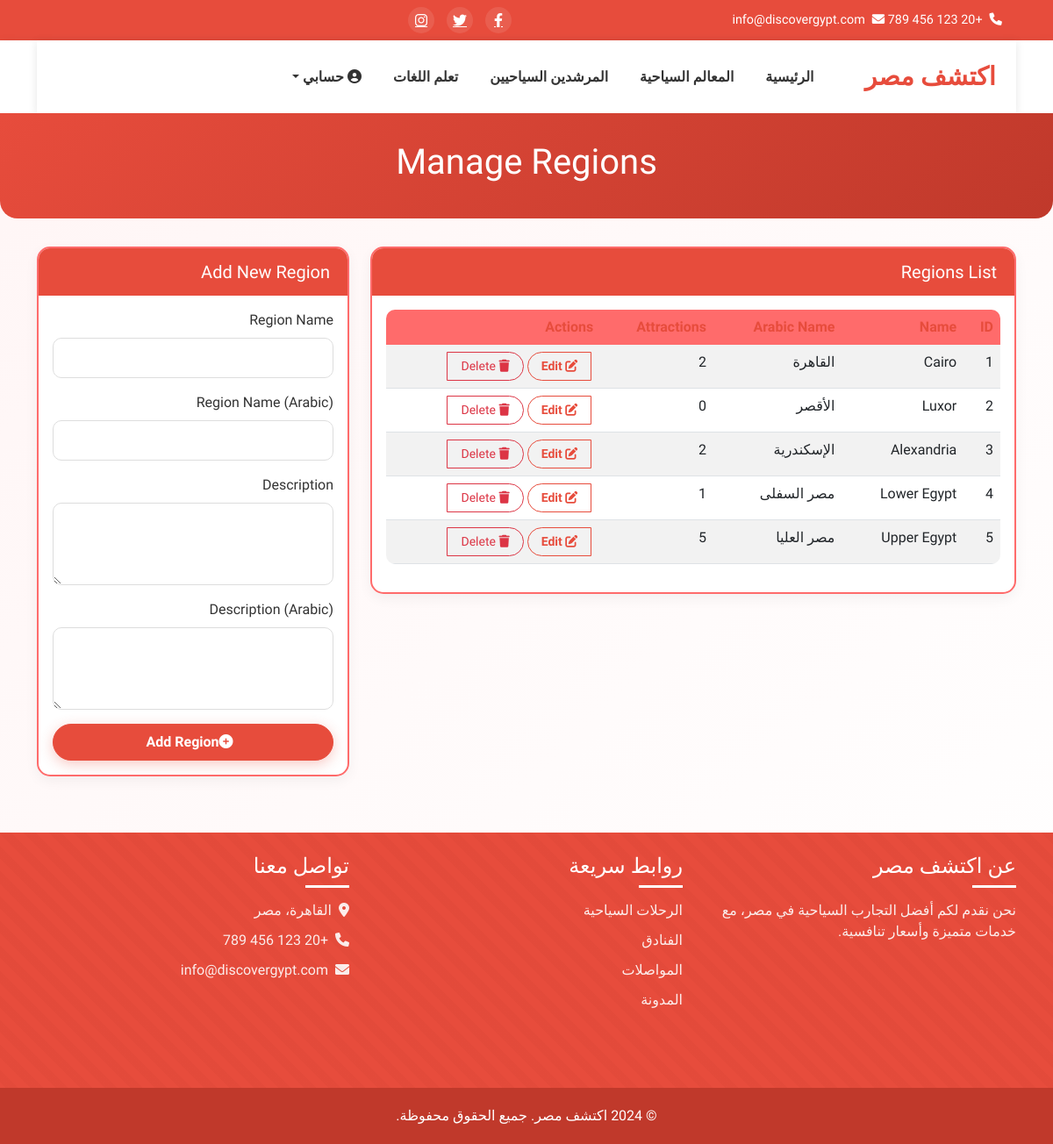
Page /admin/regions (signed in) on the committed database.
### models.py (models this page shows)
class Region(db.Model):
    id = db.Column(db.Integer, primary_key=True)
    name = db.Column(db.String(100), nullable=False)
    name_ar = db.Column(db.String(100), nullable=True)
    description = db.Column(db.Text, nullable=True)
    description_ar = db.Column(db.Text, nullable=True)
    attractions = db.relationship('Attraction', backref='region', lazy='dynamic')

### routes.py (the view, shortened to what this page needs)
@main.route('/admin/regions', methods=['GET', 'POST'])
@login_required
def admin_regions():
    if not current_user.is_admin:
        flash('You do not have permission to access this page.', 'danger')
        return redirect(url_for('main.index'))
    regions = Region.query.all()
    return render_template('admin/regions.html',
                          title='Manage Regions',
                          regions=regions)

### forms.py
class SearchForm(FlaskForm):
    q = StringField('Search', validators=[DataRequired()])
    submit = SubmitField('Search')

### routes.py (called while the page is built)
def get_locale():
    if 'language' in session:
        return session['language']
    return 'en'

@main.before_app_request
def before_request():
    g.locale = str(get_locale())
    g.search_form = SearchForm()
    g.count_reviews_by_rating = count_reviews_by_rating

### templates/admin/regions.html (shortened to what this page needs)
<!DOCTYPE html>
<html lang="en" dir="rtl">
<head>
    <link href="https://cdn.jsdelivr.net/npm/bootstrap@5.2.3/dist/css/bootstrap.min.css" rel="stylesheet">
    <link href="https://cdnjs.cloudflare.com/ajax/libs/font-awesome/6.0.0/css/all.min.css" rel="stylesheet">
</head>
<body>
    <div class="top-header">
        <div class="container">
            <div class="row align-items-center">
                <div class="col-md-6">
                    <div class="contact-info">
                        <span class="me-3"><i class="fas fa-phone ms-2"></i>+20 123 456 789</span>
                        <span><i class="fas fa-envelope ms-2"></i>info@discovergypt.com</span>
                    </div>
                </div>
                <div class="col-md-6 text-end">
                    <div class="social-icons">
                        <a href="#"><i class="fab fa-facebook-f"></i></a>
                        <a href="#"><i class="fab fa-twitter"></i></a>
                        <a href="#"><i class="fab fa-instagram"></i></a>
                    </div>
                </div>
            </div>
        </div>
    </div>
    <header class="main-header">
        <div class="container">
            <nav class="navbar navbar-expand-lg">
                <a class="navbar-brand logo" href="{{ url_for('main.index') }}">
                     {{ _('اكتشف مصر') }}
                </a>
                <div class="collapse navbar-collapse" id="navbarNav">
                    <ul class="navbar-nav ms-auto">
                        <li class="nav-item">
                            <a class="nav-link" href="{{ url_for('main.index') }}">{{ _('الرئيسية') }}</a>
                        </li>
                        <li class="nav-item">
                            <a class="nav-link" href="{{ url_for('main.attractions') }}">{{ _('المعالم السياحية') }}</a>
                        </li>
                        <li class="nav-item">
                            <a class="nav-link" href="{{ url_for('main.guides') }}">{{ _('المرشدين السياحيين') }}</a>
                        </li>
                        <li class="nav-item">
                            <a class="nav-link" href="{{ url_for('main.language_practice') }}">{{ _('تعلم اللغات') }}</a>
                        </li>
                        {% if current_user.is_authenticated %}
                            <li class="nav-item dropdown">
                                <a class="nav-link dropdown-toggle" href="#" id="userDropdown" role="button" data-bs-toggle="dropdown">
                                    <i class="fas fa-user-circle"></i> {{ _('حسابي') }}
                                </a>
                            </li>
                        {% endif %}
                    </ul>
                </div>
            </nav>
        </div>
    </header>
    <div class="page-header fade-in">
        <div class="container">
            <h1 class="text-center">{{ _('Manage Regions') }}</h1>
        </div>
    </div>
    <div class="container mt-4">
        <div class="row mt-4 slide-up">
            <div class="col-md-8">
                <div class="card">
                    <div class="card-header">
                        <h5 class="mb-0">{{ _('Regions List') }}</h5>
                    </div>
                    <div class="card-body">
                        <div class="table-responsive">
                            <table class="table table-striped">
                                <thead>
                                    <tr>
                                        <th>{{ _('ID') }}</th>
                                        <th>{{ _('Name') }}</th>
                                        <th>{{ _('Arabic Name') }}</th>
                                        <th>{{ _('Attractions') }}</th>
                                        <th>{{ _('Actions') }}</th>
                                    </tr>
                                </thead>
                                <tbody>
                                    {% for region in regions %}
                                    <tr>
                                        <td>{{ region.id }}</td>
                                        <td>{{ region.name }}</td>
                                        <td>{{ region.name_ar }}</td>
                                        <td>{{ region.attractions.count() }}</td>
                                        <td>
                                            <div class="btn-group" role="group">
                                                <button type="button" class="btn btn-sm btn-outline-primary"><i class="fas fa-edit"></i> {{ _('Edit') }}</button>
                                                <button type="button" class="btn btn-sm btn-outline-danger"><i class="fas fa-trash"></i> {{ _('Delete') }}</button>
                                            </div>
                                        </td>
                                    </tr>
                                    {% endfor %}
                                </tbody>
                            </table>
                        </div>
                    </div>
                </div>
            </div>
            <div class="col-md-4">
                <div class="card">
                    <div class="card-header">
                        <h5 class="mb-0">{{ _('Add New Region') }}</h5>
                    </div>
                    <div class="card-body">
                        <form method="POST" action="">
                            <div class="mb-3">
                                <label for="name" class="form-label">{{ _('Region Name') }}</label>
                                <input type="text" class="form-control" id="name" name="name" required>
                            </div>
                            <div class="mb-3">
                                <label for="name_ar" class="form-label">{{ _('Region Name (Arabic)') }}</label>
                                <input type="text" class="form-control" id="name_ar" name="name_ar">
                            </div>
                            <div class="mb-3">
                                <label for="description" class="form-label">{{ _('Description') }}</label>
                                <textarea class="form-control" id="description" name="description" rows="3"></textarea>
                            </div>
                            <div class="mb-3">
                                <label for="description_ar" class="form-label">{{ _('Description (Arabic)') }}</label>
                                <textarea class="form-control" id="description_ar" name="description_ar" rows="3"></textarea>
                            </div>
                            <div class="d-grid">
                                <button type="submit" class="btn btn-primary"><i class="fas fa-plus-circle me-2"></i>{{ _('Add Region') }}</button>
                            </div>
                        </form>
                    </div>
                </div>
            </div>
        </div>
    </div>
    <footer class="main-footer">
        <div class="container">
            <div class="row py-4">
                <div class="col-md-4">
                    <h4 class="footer-heading">عن اكتشف مصر</h4>
                    <p>نحن نقدم لكم أفضل التجارب السياحية في مصر، مع خدمات متميزة وأسعار تنافسية.</p>
                </div>
                <div class="col-md-4">
                    <h4 class="footer-heading">روابط سريعة</h4>
                    <ul class="footer-links">
                        <li><a href="/tours">الرحلات السياحية</a></li>
                        <li><a href="/hotels">الفنادق</a></li>
                        <li><a href="/transportation">المواصلات</a></li>
                        <li><a href="/blog">المدونة</a></li>
                    </ul>
                </div>
                <div class="col-md-4">
                    <h4 class="footer-heading">تواصل معنا</h4>
                    <ul class="footer-links">
                        <li><i class="fas fa-map-marker-alt ms-2"></i>القاهرة، مصر</li>
                        <li><i class="fas fa-phone ms-2"></i>+20 123 456 789</li>
                        <li><i class="fas fa-envelope ms-2"></i>info@discovergypt.com</li>
                    </ul>
                </div>
            </div>
        </div>
        <div class="footer-bottom">
            <div class="container">
                <p class="mb-0">© 2024 اكتشف مصر. جميع الحقوق محفوظة.</p>
            </div>
        </div>
    </footer>
</body>
</html>

### templates/admin/regions.html (style rules this page uses)
:root { --primary-red: #e74c3c; --secondary-red: #c0392b; --light-red: #ff6b6b; --white: #ffffff; --off-white: #fff5f5; --light-gray: #f8d7da; --gold: #ffd700; }
body { font-family: 'Cairo', sans-serif; background: linear-gradient(135deg, var(--off-white) 0%, var(--white) 100%); color: #333; overflow-x: hidden; }
.navbar { background-color: var(--white); box-shadow: 0 2px 10px rgba(0,0,0,0.1); padding: 15px 0; }
.navbar-brand { font-weight: 700; color: var(--primary-red); font-size: 1.8rem; }
.nav-link { color: #333; font-weight: 600; margin: 0 10px; position: relative; transition: color 0.3s; }
.btn-primary { background-color: var(--primary-red); border-color: var(--primary-red); padding: 8px 20px; font-weight: 600; border-radius: 50px; box-shadow: 0 4px 15px rgba(231, 76, 60, 0.3); transition: all 0.3s; }
.btn-outline-primary { color: var(--primary-red); border-color: var(--primary-red); border-radius: 50px; font-weight: 600; transition: all 0.3s; }
.btn-sm { padding: 5px 15px; border-radius: 20px; }
.card { border: none; border-radius: 15px; overflow: hidden; box-shadow: 0 5px 15px rgba(0,0,0,0.05); transition: all 0.3s; margin-bottom: 1rem; border: 2px solid var(--light-red); }
.card-header { background-color: var(--primary-red); color: var(--white); font-weight: 700; padding: 15px 20px; border-bottom: none; }
.top-header { background: var(--primary-red); padding: 8px 0; color: var(--white); }
.top-header .contact-info { font-size: 0.9rem; }
.social-icons a { display: inline-flex; align-items: center; justify-content: center; width: 30px; height: 30px; background-color: rgba(255, 255, 255, 0.1); border-radius: 50%; color: var(--white); margin: 0 5px; transition: all 0.3s; }
.main-header { padding: 0; background: var(--white); box-shadow: 0 2px 10px rgba(0,0,0,0.1); }
.btn-group .btn { margin: 0 2px; }
.table { border-radius: 10px; overflow: hidden; }
.table thead th { background-color: var(--light-red); color: var(--primary-red); font-weight: 700; border: none; }
.page-header { position: relative; padding: 2rem 0; margin-bottom: 2rem; background: linear-gradient(135deg, var(--primary-red) 0%, var(--secondary-red) 100%); color: var(--white); border-radius: 0 0 20px 20px; }
.form-control { border-radius: 10px; padding: 10px 15px; border: 1px solid #ddd; transition: all 0.3s; }
.main-footer { background: var(--primary-red); position: relative; overflow: hidden; margin-top: 3rem; color: var(--white); }
.main-footer::before { content: ''; position: absolute; top: 0; left: 0; right: 0; bottom: 0; background: repeating-linear-gradient( 45deg, var(--primary-red), var(--primary-red) 10px, var(--secondary-red) 10px, var(--secondary-red) 20px ); opacity: 0.1; }
.footer-heading { color: var(--white); position: relative; margin-bottom: 1.5rem; }
.footer-heading::after { content: ''; position: absolute; bottom: -10px; right: 0; width: 50px; height: 3px; background: var(--white); }
.footer-links { list-style: none; padding: 0; }
.footer-links li { margin-bottom: 10px; }
.footer-links a { color: var(--white); text-decoration: none; transition: color 0.3s; opacity: 0.9; }
.footer-bottom { background: var(--secondary-red); padding: 20px 0; margin-top: 3rem; text-align: center; position: relative; overflow: hidden; }
.fade-in { animation: fadeIn 1s ease-in; }
.slide-up { animation: slideUp 0.8s ease-out; }

### rows in the picture
Region: id "1", name "Cairo", name_ar "القاهرة", attractions.count "2"
Region: id "2", name "Luxor", name_ar "الأقصر", attractions.count "0"
Region: id "3", name "Alexandria", name_ar "الإسكندرية", attractions.count "2"
Region: id "4", name "Lower Egypt", name_ar "مصر السفلى", attractions.count "1"
Region: id "5", name "Upper Egypt", name_ar "مصر العليا", attractions.count "5"
